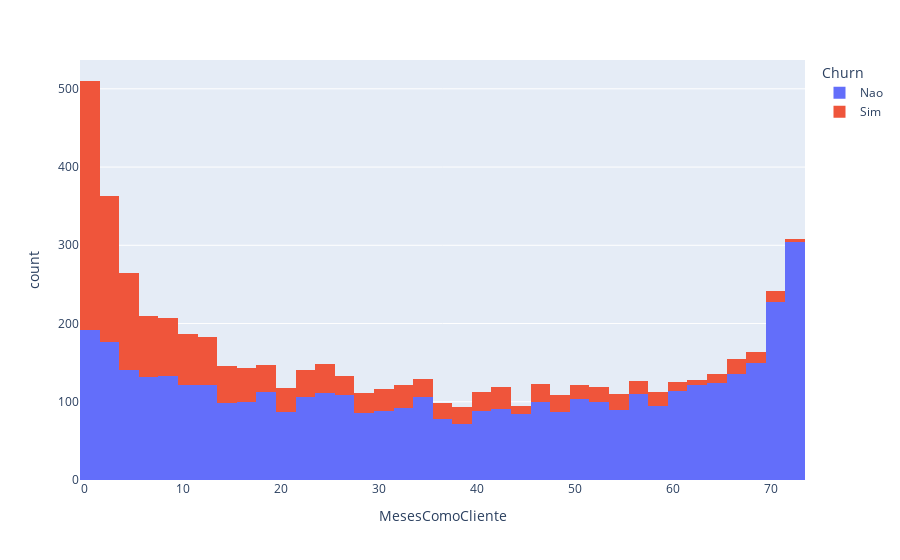

Here is the notebook cell this chart was saved with:
### Code cell
grafico = px.histogram(df, x = 'MesesComoCliente', color = 'Churn')
grafico.show()

### Figure 1 — Plotly figure (JSON) as saved in the notebook; plotly's stock layout.template omitted (floating-point values rounded to 4 significant figures; data arrays with more than 128 entries replaced by an {"elided": "..."} marker saying what was removed)
{"data": [{"alignmentgroup": "True", "bingroup": "x", "hovertemplate": "Churn=Nao<br>MesesComoCliente=%{x}<br>count=%{y}<extra></extra>", "legendgroup": "Nao", "marker": {"color": "#636efa", "pattern": {"shape": ""}}, "name": "Nao", "offsetgroup": "Nao", "orientation": "v", "showlegend": true, "type": "histogram", "x": {"elided": "4387 int values"}, "xaxis": "x", "yaxis": "y"}, {"alignmentgroup": "True", "bingroup": "x", "hovertemplate": "Churn=Sim<br>MesesComoCliente=%{x}<br>count=%{y}<extra></extra>", "legendgroup": "Sim", "marker": {"color": "#EF553B", "pattern": {"shape": ""}}, "name": "Sim", "offsetgroup": "Sim", "orientation": "v", "showlegend": true, "type": "histogram", "x": {"elided": "1587 int values"}, "xaxis": "x", "yaxis": "y"}], "layout": {"barmode": "relative", "legend": {"title": {"text": "Churn"}, "tracegroupgap": 0}, "margin": {"t": 60}, "xaxis": {"anchor": "y", "domain": [0, 1], "title": {"text": "MesesComoCliente"}}, "yaxis": {"anchor": "x", "domain": [0, 1], "title": {"text": "count"}}}}
